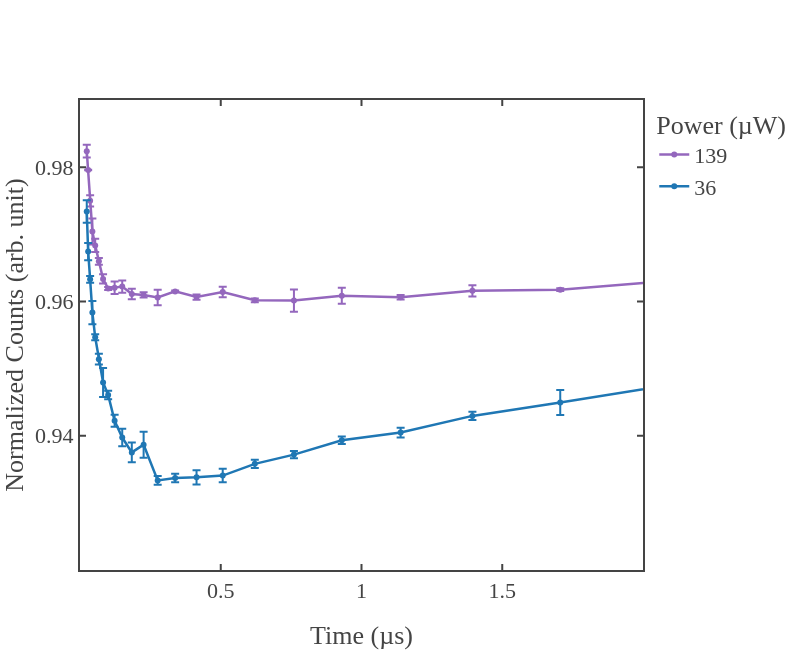
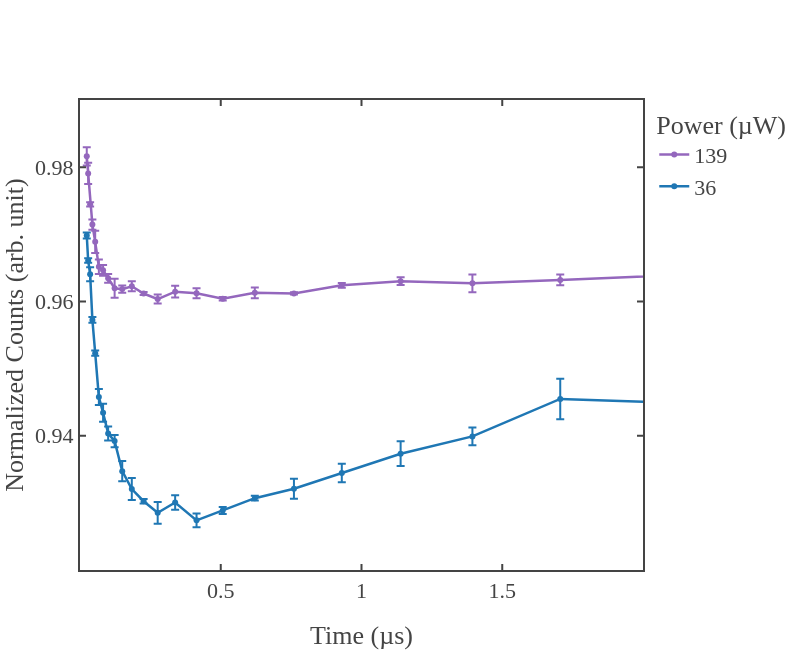
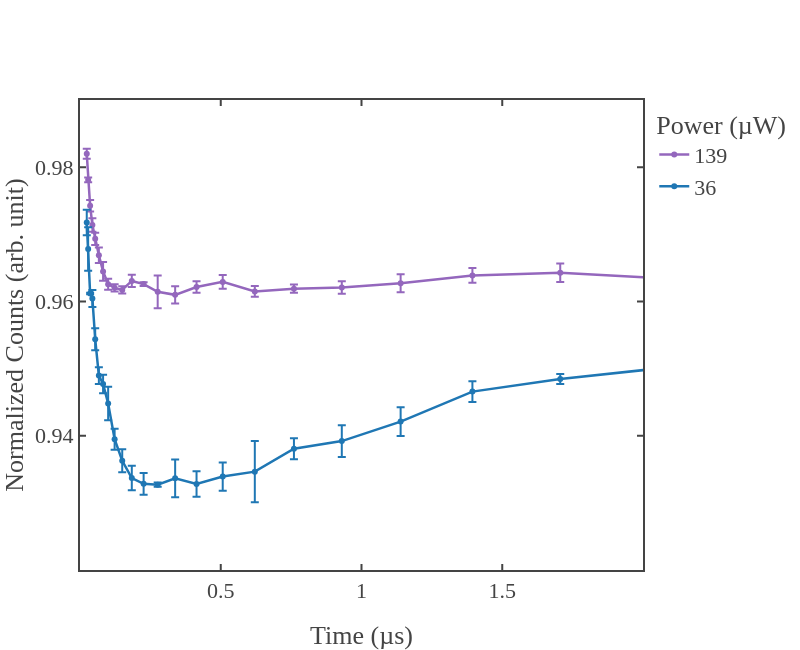
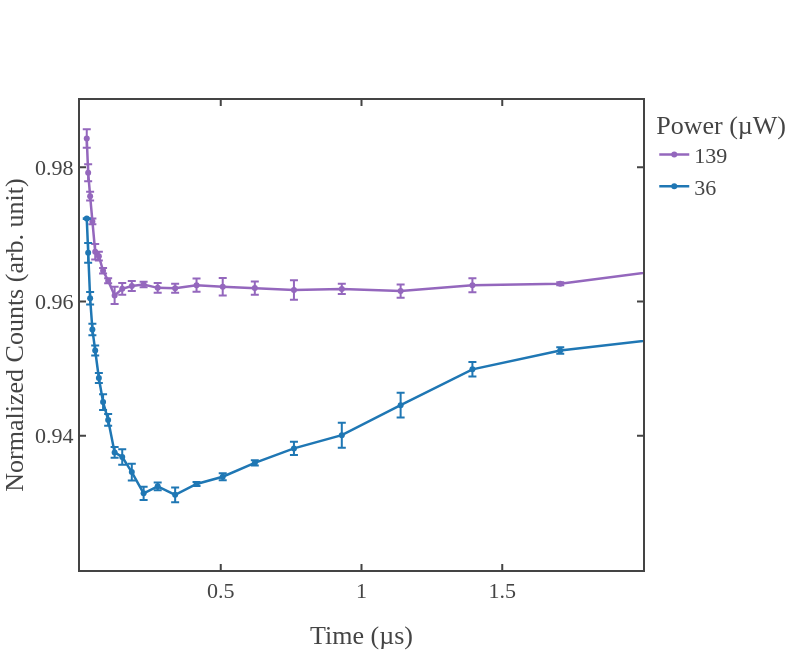

Notebook code cell kept with these figures, in order:
### Code cell
import os
import numpy as np
import plotly.graph_objects as go
import plotly.io as pio # Required for saving as PNG

# ============================================================
# --- Signal Processing Functions ---
# ============================================================
def signal(data, samples, first='reference'):
    data_shape = data.shape[0]
    steps = int(data_shape / (2 * samples))

    if first.lower() == 'reference':
        reference_samples = np.mean(np.reshape(data[::2], (steps, samples)), axis=1)
        signal_samples = np.mean(np.reshape(data[1::2], (steps, samples)), axis=1)
    elif first.lower() == 'signal':
        signal_samples = np.mean(np.reshape(data[::2], (steps, samples)), axis=1)
        reference_samples = np.mean(np.reshape(data[1::2], (steps, samples)), axis=1)
    else:
        raise ValueError("`first` must be either 'reference' or 'signal'")

    signal_photon = signal_samples / reference_samples
    return signal_photon, reference_samples, signal_samples

def data_to_time_signal(data, samples, first='reference'):
    time = data['time_axis']
    signal_photon, reference_samples, signal_samples = signal(data['avg_data'], samples, first=first)
    return time, signal_photon, reference_samples, signal_samples

# ============================================================
# --- Plotly Template & Calibration ---
# ============================================================
fig_template = go.layout.Template()
fig_template.layout = {
    'template': 'simple_white+presentation',
    'autosize': False,
    'width': 800,
    'height': 600,
    'xaxis': {
        'ticks': 'inside',
        'mirror': 'ticks',
        'linewidth': 2.0,
        'tickwidth': 2.0,
        'ticklen': 6,
        'showline': True,
        'showgrid': False,
        'zerolinecolor': 'white',
    },
    'yaxis': {
        'ticks': 'inside',
        'mirror': 'ticks',
        'linewidth': 2.0,
        'tickwidth': 2.0,
        'ticklen': 6,
        'showline': True,
        'showgrid': False,
        'zerolinecolor': 'white'
    },
    'font': {
        'family': 'mathjax',
        'size': 22,
    }
}

# --- Calibration Dictionary (source mW → sample µW) ---
calibration = {
    1: 13,
    3: 36,
    4: 47,
    5: 64,
    7: 79,
    9: 104,
    11: 139,
    13: 167,
    15: 191,
    17: 209,
    18: 221
}

# ============================================================
# --- Paths and Parameters ---
# ============================================================
samples = 2000
base_folder_root = r"D:\Atanu\Atanu_Github\T1_measurements\codes\data\2025\Oct_10"
pulse_folder = "l_50.0us"
systematic_path = r"systematic\a_5\s_2000"
cluster_folders = ['first cluster', 'second cluster', 'third cluster', 'fourth cluster', 'fifth cluster']
power_folders = ['p_11mW', 'p_3mW']

# --- Define Output Folder ---
output_fig_folder = r"D:\Atanu\Atanu_Github\T1_measurements\codes\figures_in_paper"
os.makedirs(output_fig_folder, exist_ok=True)

# --- Define Consistent Colors ---
color_map = {
    'p_3mW': '#1f77b4',  # Muted Blue
    'p_4mW': '#ff7f0e',  # Safety Orange
    'p_5mW': '#2ca02c',  # Cooked Asparagus Green
    'p_9mW': '#d62728',  # Brick Red
    'p_11mW': '#9467bd', # Muted Purple
    'p_18mW': '#8c564b'  # Chestnut Brown
}

# ============================================================
# --- Data Processing & Plotting Loop ---
# ============================================================
for cluster_name in cluster_folders:
    print(f"\nProcessing: {cluster_name}")
    
    # --- Initialize a new figure for each cluster ---
    fig = go.Figure()

    for power_folder in power_folders:
        try:
            source_power_mW = int(power_folder.split('_')[1].replace('mW', ''))
        except (IndexError, ValueError):
            print(f"Could not extract power from folder name: {power_folder}")
            continue

        sample_power_uW = calibration.get(source_power_mW, None)
        if sample_power_uW is None:
            print(f"No calibration available for {source_power_mW} mW. Skipping.")
            continue

        cluster_path = os.path.join(base_folder_root, cluster_name)
        folder_path = os.path.join(cluster_path, power_folder, pulse_folder, systematic_path)
        if not os.path.exists(folder_path):
            print(f"Folder does not exist: {folder_path}")
            continue

        npz_files = sorted([f for f in os.listdir(folder_path) if f.endswith('.npz')])
        if len(npz_files) < 3:
            print(f"Less than 3 datasets found in {folder_path}. Skipping.")
            continue

        signal_photon_list = []
        time_axis = None

        for npz_file in npz_files[:3]:
            npz_path = os.path.join(folder_path, npz_file)
            data = dict(np.load(npz_path))
            time_axis, signal_photon, _, _ = data_to_time_signal(data, samples, first='signal')
            signal_photon_list.append(signal_photon[1:])  # Skip first point

        signal_array = np.vstack(signal_photon_list)
        mean_signal = np.mean(signal_array, axis=0)
        std_signal = np.std(signal_array, axis=0)

        trace_color = color_map.get(power_folder, '#000000')

        fig.add_trace(go.Scatter(
            x=time_axis[1:] / 1e3,  # Skip first point and convert to µs
            y=mean_signal,
            mode='markers+lines',
            name=f'{sample_power_uW}',
            line=dict(width=2.5, color=trace_color),
            marker=dict(size=6, color=trace_color),
            error_y=dict(
                type='data',
                array=std_signal,
                visible=True,
                color=trace_color
            )
        ))

    # --- Final Plot Layout ---
    fig.update_layout(
        template=fig_template,
        # title=f"T₁ Measurement — {cluster_name.title()}", # Commented out to match your preference
        xaxis_title='Time (µs)',
        yaxis_title='Normalized Counts (arb. unit)',
        legend_title='Power (µW)',
        width=800,
        height=650,
        xaxis=dict(
            # range=[-10, 410],
            # tickvals=[0, 100, 200, 300, 400],
            range=[0, 2.0],
            tickvals=[0.5,1.0,1.5],
        ),  
        yaxis=dict(
            # range=[0.79, 1.02],
            # tickvals=[ 0.8, 0.9,1.0],
            range=[0.92, 0.99],
            tickvals=[0.94,0.96,0.98],
              
        )
    )

    # --- Show Plot ---
    fig.show()

    # # --- Save High-Resolution PNG ---
    # safe_cluster_name = cluster_name.replace(" ", "_").lower()
    # out_path = os.path.join(output_fig_folder, f"{safe_cluster_name}_power_dependency.png")
    
    # pio.write_image(
    #     fig, 
    #     out_path, 
    #     width=800, 
    #     height=650, 
    #     scale=4
    # )
    # print(f"Saved figure: {out_path}")

### Figure 1 — Plotly figure (JSON) as saved in the notebook; plotly's stock layout.template omitted (floating-point values rounded to 4 significant figures)
{"data": [{"error_y": {"array": [0.0009545, 3.541e-05, 0.0008356, 0.001943, 0.0009847, 0.0004954, 0.0006853, 0.0002289, 0.0009458, 0.0009015, 0.0007934, 0.0004026, 0.00116, 0.0001144, 0.0003988, 0.0007708, 0.0002779, 0.001658, 0.001189, 0.000326, 0.0008394, 0.000214, 0.001512, 0.0009369, 0.0006455, 0.0008989, 0.00142, 0.0009021, 0.0006456, 0.001124, 0.0008602, 0.000379, 0.0005299, 0.0003786, 0.0007533, 0.0005528, 0.0008214, 0.001043, 9.204e-05, 0.0006016, 0.0005977, 0.0008015, 0.001354, 0.0003436, 0.001694, 0.002541, 0.002375, 0.002376, 0.002151], "color": "#9467bd", "type": "data", "visible": true}, "line": {"color": "#9467bd", "width": 2.5}, "marker": {"color": "#9467bd", "size": 6}, "mode": "markers+lines", "name": "139", "type": "scatter", "x": [0.024, 0.029, 0.036, 0.044, 0.054, 0.067, 0.082, 0.1, 0.123, 0.15, 0.184, 0.226, 0.276, 0.338, 0.414, 0.507, 0.621, 0.76, 0.93, 1.139, 1.394, 1.706, 2.088, 2.556, 3.129, 3.83, 4.688, 5.738, 7.023, 8.596, 10.52, 12.88, 15.76, 19.29, 23.62, 28.91, 35.38, 43.3, 53.0, 64.88, 79.41, 97.19, 119.0, 145.6, 178.2, 218.1, 267.0, 326.8, 400.0], "y": [0.9824, 0.9796, 0.975, 0.9704, 0.9683, 0.966, 0.9633, 0.9619, 0.962, 0.9622, 0.9611, 0.961, 0.9606, 0.9615, 0.9606, 0.9614, 0.9602, 0.9601, 0.9608, 0.9606, 0.9616, 0.9618, 0.9631, 0.9643, 0.9632, 0.9644, 0.9643, 0.9647, 0.9638, 0.9661, 0.9676, 0.9691, 0.9689, 0.9669, 0.9649, 0.9598, 0.9543, 0.9478, 0.9405, 0.9304, 0.9218, 0.9102, 0.8977, 0.88, 0.8635, 0.8479, 0.83, 0.8147, 0.8021]}, {"error_y": {"array": [0.001683, 0.001276, 0.0005101, 0.00173, 0.0004457, 0.0008118, 0.002168, 0.0006362, 0.0008986, 0.001306, 0.00147, 0.001931, 0.0006649, 0.0006357, 0.001073, 0.001002, 0.0006056, 0.0005367, 0.0005632, 0.0007235, 0.0005999, 0.001869, 0.0005005, 0.002301, 0.0003445, 0.001309, 0.001254, 0.002577, 0.0008341, 0.0005573, 0.001672, 0.00105, 0.001915, 0.00275, 0.002575, 0.0009919, 0.000582, 0.001214, 0.001223, 0.0009344, 0.0008273, 0.001246, 0.00212, 0.001083, 0.002156, 0.001596, 0.001672, 0.0007544, 0.0005384], "color": "#1f77b4", "type": "data", "visible": true}, "line": {"color": "#1f77b4", "width": 2.5}, "marker": {"color": "#1f77b4", "size": 6}, "mode": "markers+lines", "name": "36", "type": "scatter", "x": [0.024, 0.029, 0.036, 0.044, 0.054, 0.067, 0.082, 0.1, 0.123, 0.15, 0.184, 0.226, 0.276, 0.338, 0.414, 0.507, 0.621, 0.76, 0.93, 1.139, 1.394, 1.706, 2.088, 2.556, 3.129, 3.83, 4.688, 5.738, 7.023, 8.596, 10.52, 12.88, 15.76, 19.29, 23.62, 28.91, 35.38, 43.3, 53.0, 64.88, 79.41, 97.19, 119.0, 145.6, 178.2, 218.1, 267.0, 326.8, 400.0], "y": [0.9734, 0.9674, 0.9633, 0.9583, 0.9547, 0.9514, 0.9479, 0.9461, 0.9422, 0.9397, 0.9375, 0.9387, 0.9333, 0.9337, 0.9338, 0.9341, 0.9358, 0.9372, 0.9393, 0.9405, 0.943, 0.9449, 0.9475, 0.9486, 0.9471, 0.9488, 0.9436, 0.9413, 0.9383, 0.9383, 0.9362, 0.9415, 0.9477, 0.9534, 0.9563, 0.9626, 0.9736, 0.9772, 0.9805, 0.9846, 0.9874, 0.984, 0.9831, 0.9808, 0.9754, 0.9635, 0.9557, 0.9476, 0.9433]}], "layout": {"height": 650, "legend": {"title": {"text": "Power (µW)"}}, "width": 800, "xaxis": {"range": [0, 2], "tickvals": [0.5, 1, 1.5], "title": {"text": "Time (µs)"}}, "yaxis": {"range": [0.92, 0.99], "tickvals": [0.94, 0.96, 0.98], "title": {"text": "Normalized Counts (arb. unit)"}}}}

### Figure 2 — Plotly figure (JSON) as saved in the notebook; plotly's stock layout.template omitted (floating-point values rounded to 4 significant figures)
{"data": [{"error_y": {"array": [0.001343, 0.001591, 0.0003128, 0.000758, 0.001662, 0.001076, 0.0007978, 0.0006595, 0.001431, 0.0005418, 0.0007569, 0.0002146, 0.0006655, 0.0008765, 0.0007396, 0.0002755, 0.0008012, 0.0001606, 0.0003499, 0.000565, 0.001323, 0.0008093, 0.000873, 0.0004192, 0.001741, 0.0007327, 0.0006548, 0.0005354, 0.0001175, 0.001142, 0.0005444, 0.0009085, 0.0008066, 0.000468, 0.001295, 0.001121, 0.002624, 0.001199, 0.0007042, 0.001117, 0.001246, 0.0001139, 0.001116, 0.001102, 0.0008726, 0.0008288, 0.0006489, 0.0008297, 0.0005194], "color": "#9467bd", "type": "data", "visible": true}, "line": {"color": "#9467bd", "width": 2.5}, "marker": {"color": "#9467bd", "size": 6}, "mode": "markers+lines", "name": "139", "type": "scatter", "x": [0.024, 0.029, 0.036, 0.044, 0.054, 0.067, 0.082, 0.1, 0.123, 0.15, 0.184, 0.226, 0.276, 0.338, 0.414, 0.507, 0.621, 0.76, 0.93, 1.139, 1.394, 1.706, 2.088, 2.556, 3.129, 3.83, 4.688, 5.738, 7.023, 8.596, 10.52, 12.88, 15.76, 19.29, 23.62, 28.91, 35.38, 43.3, 53.0, 64.88, 79.41, 97.19, 119.0, 145.6, 178.2, 218.1, 267.0, 326.8, 400.0], "y": [0.9816, 0.9791, 0.9745, 0.9714, 0.9689, 0.9652, 0.9646, 0.9634, 0.962, 0.9618, 0.9623, 0.9612, 0.9603, 0.9615, 0.9612, 0.9604, 0.9613, 0.9612, 0.9624, 0.963, 0.9627, 0.9632, 0.9638, 0.9647, 0.9657, 0.9655, 0.9652, 0.965, 0.9663, 0.9675, 0.967, 0.9668, 0.9659, 0.9629, 0.9592, 0.9536, 0.9502, 0.9426, 0.934, 0.927, 0.92, 0.9118, 0.9007, 0.8892, 0.878, 0.8664, 0.8522, 0.8414, 0.8309]}, {"error_y": {"array": [0.0004428, 0.0003351, 0.001035, 0.0004262, 0.0003884, 0.001195, 0.00133, 0.00104, 0.0009058, 0.001511, 0.001622, 0.0003234, 0.001628, 0.001092, 0.001036, 0.0005243, 0.0003568, 0.001481, 0.001365, 0.001842, 0.001314, 0.003016, 0.0008143, 0.001307, 0.0008067, 0.001408, 0.001751, 0.0004011, 0.001103, 0.0008706, 0.003108, 0.001698, 0.001389, 0.0006559, 0.001922, 0.002471, 0.0003835, 0.002044, 0.0009377, 0.0006971, 0.001984, 0.001954, 0.001091, 0.002383, 0.0007096, 0.001449, 0.002691, 0.0002765, 0.0008909], "color": "#1f77b4", "type": "data", "visible": true}, "line": {"color": "#1f77b4", "width": 2.5}, "marker": {"color": "#1f77b4", "size": 6}, "mode": "markers+lines", "name": "36", "type": "scatter", "x": [0.024, 0.029, 0.036, 0.044, 0.054, 0.067, 0.082, 0.1, 0.123, 0.15, 0.184, 0.226, 0.276, 0.338, 0.414, 0.507, 0.621, 0.76, 0.93, 1.139, 1.394, 1.706, 2.088, 2.556, 3.129, 3.83, 4.688, 5.738, 7.023, 8.596, 10.52, 12.88, 15.76, 19.29, 23.62, 28.91, 35.38, 43.3, 53.0, 64.88, 79.41, 97.19, 119.0, 145.6, 178.2, 218.1, 267.0, 326.8, 400.0], "y": [0.9698, 0.9661, 0.9641, 0.9572, 0.9523, 0.9458, 0.9434, 0.9403, 0.9392, 0.9347, 0.9321, 0.9302, 0.9285, 0.93, 0.9274, 0.9289, 0.9307, 0.9321, 0.9345, 0.9373, 0.9399, 0.9455, 0.9449, 0.9485, 0.9491, 0.9467, 0.944, 0.9433, 0.9389, 0.9408, 0.9381, 0.9456, 0.9573, 0.9669, 0.9684, 0.9795, 0.9939, 0.999, 1.006, 1.007, 1.011, 1.004, 1.0, 0.9943, 0.985, 0.977, 0.9698, 0.9604, 0.954]}], "layout": {"height": 650, "legend": {"title": {"text": "Power (µW)"}}, "width": 800, "xaxis": {"range": [0, 2], "tickvals": [0.5, 1, 1.5], "title": {"text": "Time (µs)"}}, "yaxis": {"range": [0.92, 0.99], "tickvals": [0.94, 0.96, 0.98], "title": {"text": "Normalized Counts (arb. unit)"}}}}

### Figure 3 — Plotly figure (JSON) as saved in the notebook; plotly's stock layout.template omitted (floating-point values rounded to 4 significant figures)
{"data": [{"error_y": {"array": [0.0007354, 0.0003545, 0.0008505, 0.001019, 0.0009096, 0.001143, 0.001388, 0.0008199, 0.0005382, 0.0005449, 0.0009066, 0.0002797, 0.002435, 0.001299, 0.0008656, 0.001021, 0.0007909, 0.0006008, 0.0009359, 0.001348, 0.001095, 0.001378, 0.000626, 0.0001707, 0.001699, 0.0009192, 0.0003269, 0.001164, 0.0007955, 0.0007144, 0.0003336, 0.0003674, 0.001099, 0.0003714, 0.001355, 0.0004241, 0.001437, 0.000313, 0.0003737, 9.099e-05, 0.0003364, 0.0008676, 0.001051, 0.0001605, 0.001016, 0.001061, 0.001777, 0.002545, 0.001623], "color": "#9467bd", "type": "data", "visible": true}, "line": {"color": "#9467bd", "width": 2.5}, "marker": {"color": "#9467bd", "size": 6}, "mode": "markers+lines", "name": "139", "type": "scatter", "x": [0.024, 0.029, 0.036, 0.044, 0.054, 0.067, 0.082, 0.1, 0.123, 0.15, 0.184, 0.226, 0.276, 0.338, 0.414, 0.507, 0.621, 0.76, 0.93, 1.139, 1.394, 1.706, 2.088, 2.556, 3.129, 3.83, 4.688, 5.738, 7.023, 8.596, 10.52, 12.88, 15.76, 19.29, 23.62, 28.91, 35.38, 43.3, 53.0, 64.88, 79.41, 97.19, 119.0, 145.6, 178.2, 218.1, 267.0, 326.8, 400.0], "y": [0.982, 0.9781, 0.9742, 0.9714, 0.9693, 0.9669, 0.9645, 0.9626, 0.962, 0.9617, 0.9631, 0.9626, 0.9614, 0.961, 0.9621, 0.9629, 0.9615, 0.9619, 0.9621, 0.9627, 0.9639, 0.9643, 0.9634, 0.9638, 0.9627, 0.965, 0.964, 0.9654, 0.9658, 0.966, 0.9664, 0.9672, 0.9656, 0.9644, 0.9611, 0.9558, 0.9501, 0.9426, 0.9341, 0.9265, 0.919, 0.9087, 0.8977, 0.8848, 0.8695, 0.8543, 0.8377, 0.8244, 0.812]}, {"error_y": {"array": [0.001899, 0.003247, 0.0001076, 0.001257, 0.001648, 0.001248, 0.001382, 0.002496, 0.001569, 0.001719, 0.001829, 0.001614, 0.0003181, 0.002822, 0.001894, 0.002108, 0.004545, 0.001562, 0.002361, 0.002149, 0.001541, 0.000743, 0.000611, 0.002892, 0.002463, 0.002288, 0.003942, 0.002611, 0.001038, 0.001873, 0.003461, 0.001057, 0.0005146, 0.0005253, 0.0004646, 0.0009817, 0.0004019, 0.001857, 0.001988, 0.00157, 0.001076, 0.002629, 0.0005146, 0.00141, 0.002002, 0.0007015, 0.002041, 0.0006244, 0.0008249], "color": "#1f77b4", "type": "data", "visible": true}, "line": {"color": "#1f77b4", "width": 2.5}, "marker": {"color": "#1f77b4", "size": 6}, "mode": "markers+lines", "name": "36", "type": "scatter", "x": [0.024, 0.029, 0.036, 0.044, 0.054, 0.067, 0.082, 0.1, 0.123, 0.15, 0.184, 0.226, 0.276, 0.338, 0.414, 0.507, 0.621, 0.76, 0.93, 1.139, 1.394, 1.706, 2.088, 2.556, 3.129, 3.83, 4.688, 5.738, 7.023, 8.596, 10.52, 12.88, 15.76, 19.29, 23.62, 28.91, 35.38, 43.3, 53.0, 64.88, 79.41, 97.19, 119.0, 145.6, 178.2, 218.1, 267.0, 326.8, 400.0], "y": [0.9718, 0.9678, 0.9612, 0.9604, 0.9544, 0.949, 0.9477, 0.9448, 0.9395, 0.9363, 0.9337, 0.9328, 0.9327, 0.9337, 0.9328, 0.9339, 0.9347, 0.9381, 0.9392, 0.9421, 0.9466, 0.9485, 0.9502, 0.9534, 0.9524, 0.9525, 0.9499, 0.9494, 0.9476, 0.9458, 0.9506, 0.9537, 0.9628, 0.9712, 0.9744, 0.9846, 0.9954, 1.002, 1.002, 1.005, 1.001, 0.9946, 0.9858, 0.9778, 0.9707, 0.9615, 0.9524, 0.9486, 0.9424]}], "layout": {"height": 650, "legend": {"title": {"text": "Power (µW)"}}, "width": 800, "xaxis": {"range": [0, 2], "tickvals": [0.5, 1, 1.5], "title": {"text": "Time (µs)"}}, "yaxis": {"range": [0.92, 0.99], "tickvals": [0.94, 0.96, 0.98], "title": {"text": "Normalized Counts (arb. unit)"}}}}

### Figure 4 — Plotly figure (JSON) as saved in the notebook; plotly's stock layout.template omitted (floating-point values rounded to 4 significant figures)
{"data": [{"error_y": {"array": [0.001378, 0.001264, 0.0006545, 0.0004156, 0.00115, 0.0006419, 0.0004038, 0.0003758, 0.001294, 0.0008729, 0.0007418, 0.000409, 0.0007343, 0.0006638, 0.0009944, 0.001293, 0.0009838, 0.001448, 0.0007726, 0.0009819, 0.001052, 0.0002334, 0.0002734, 0.001034, 0.0004833, 0.0004694, 0.0003509, 0.0004279, 0.0003692, 0.0002997, 0.0008943, 0.0009717, 0.001167, 0.0001422, 0.001139, 0.002032, 0.000993, 0.001268, 0.0004044, 0.0005727, 0.001176, 0.001717, 0.001072, 0.001847, 0.001828, 0.0008502, 0.001217, 0.001795, 0.001163], "color": "#9467bd", "type": "data", "visible": true}, "line": {"color": "#9467bd", "width": 2.5}, "marker": {"color": "#9467bd", "size": 6}, "mode": "markers+lines", "name": "139", "type": "scatter", "x": [0.024, 0.029, 0.036, 0.044, 0.054, 0.067, 0.082, 0.1, 0.123, 0.15, 0.184, 0.226, 0.276, 0.338, 0.414, 0.507, 0.621, 0.76, 0.93, 1.139, 1.394, 1.706, 2.088, 2.556, 3.129, 3.83, 4.688, 5.738, 7.023, 8.596, 10.52, 12.88, 15.76, 19.29, 23.62, 28.91, 35.38, 43.3, 53.0, 64.88, 79.41, 97.19, 119.0, 145.6, 178.2, 218.1, 267.0, 326.8, 400.0], "y": [0.9842, 0.9792, 0.9757, 0.9719, 0.9674, 0.9667, 0.9646, 0.9631, 0.9609, 0.9619, 0.9623, 0.9625, 0.962, 0.962, 0.9624, 0.9622, 0.962, 0.9617, 0.9619, 0.9615, 0.9624, 0.9626, 0.9647, 0.9645, 0.9645, 0.9644, 0.9639, 0.9656, 0.9652, 0.9666, 0.9662, 0.9661, 0.9645, 0.9618, 0.9589, 0.9549, 0.9478, 0.9401, 0.9353, 0.9268, 0.9187, 0.9101, 0.901, 0.8896, 0.8758, 0.8618, 0.8501, 0.8356, 0.8237]}, {"error_y": {"array": [4.826e-05, 0.001477, 0.0009239, 0.000856, 0.0007469, 0.0007564, 0.001178, 0.0008698, 0.0008047, 0.001155, 0.001248, 0.0009779, 0.0005761, 0.001099, 0.0002982, 0.0005205, 0.0003928, 0.0009928, 0.001861, 0.00185, 0.001081, 0.0004906, 0.0009605, 0.0009885, 0.001437, 0.001062, 0.002647, 0.003276, 0.002806, 0.002412, 0.002658, 0.0006261, 0.002154, 0.001088, 0.0006823, 0.001438, 0.002883, 0.002436, 0.0009703, 0.002212, 0.001931, 0.0009582, 0.0006181, 0.0006728, 0.001572, 0.0004973, 0.001765, 0.001844, 0.001919], "color": "#1f77b4", "type": "data", "visible": true}, "line": {"color": "#1f77b4", "width": 2.5}, "marker": {"color": "#1f77b4", "size": 6}, "mode": "markers+lines", "name": "36", "type": "scatter", "x": [0.024, 0.029, 0.036, 0.044, 0.054, 0.067, 0.082, 0.1, 0.123, 0.15, 0.184, 0.226, 0.276, 0.338, 0.414, 0.507, 0.621, 0.76, 0.93, 1.139, 1.394, 1.706, 2.088, 2.556, 3.129, 3.83, 4.688, 5.738, 7.023, 8.596, 10.52, 12.88, 15.76, 19.29, 23.62, 28.91, 35.38, 43.3, 53.0, 64.88, 79.41, 97.19, 119.0, 145.6, 178.2, 218.1, 267.0, 326.8, 400.0], "y": [0.9723, 0.9672, 0.9605, 0.9558, 0.9527, 0.9486, 0.945, 0.9424, 0.9375, 0.9368, 0.9346, 0.9314, 0.9325, 0.9312, 0.9328, 0.9339, 0.9359, 0.9381, 0.9401, 0.9446, 0.9499, 0.9527, 0.9545, 0.9563, 0.9554, 0.9568, 0.9524, 0.9506, 0.9503, 0.9488, 0.9496, 0.9553, 0.9661, 0.9723, 0.9773, 0.9847, 0.9981, 0.9985, 1.001, 1.0, 0.9985, 0.9931, 0.9858, 0.9785, 0.9711, 0.9604, 0.9565, 0.9498, 0.9453]}], "layout": {"height": 650, "legend": {"title": {"text": "Power (µW)"}}, "width": 800, "xaxis": {"range": [0, 2], "tickvals": [0.5, 1, 1.5], "title": {"text": "Time (µs)"}}, "yaxis": {"range": [0.92, 0.99], "tickvals": [0.94, 0.96, 0.98], "title": {"text": "Normalized Counts (arb. unit)"}}}}
